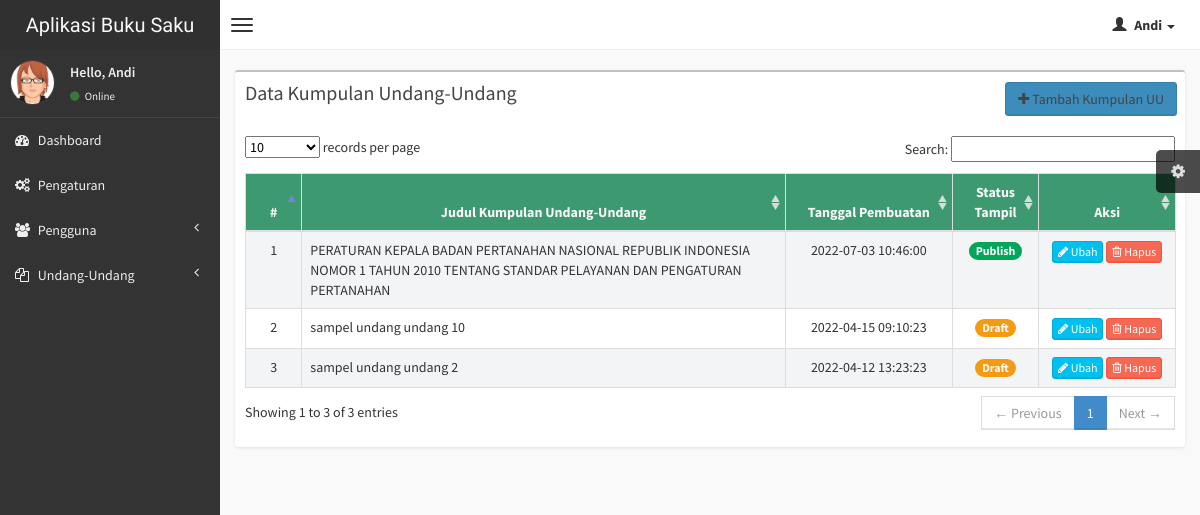
The page /pages/empty.php (signed in) on the database its author committed.
### tables this page shows
CREATE TABLE `tb_nama_uu` (
  `id` int(11) NOT NULL,
  `nama_uu` varchar(255) NOT NULL,
  `status` varchar(10) NOT NULL,
  `tanggal_pembuatan` timestamp NOT NULL DEFAULT current_timestamp() ON UPDATE current_timestamp()
);

### pages/empty.php (the view, shortened to what this page needs)
<!DOCTYPE html>
<html>
<head>
  <link href="../css/bootstrap.min.css" rel="stylesheet" type="text/css" />
  <link href="../css/font-awesome.min.css" rel="stylesheet" type="text/css" />
  <link href="../css/ionicons.min.css" rel="stylesheet" type="text/css" />
  <link href="../css/morris/morris.css" rel="stylesheet" type="text/css" />
  <link href="../css/jvectormap/jquery-jvectormap-1.2.2.css" rel="stylesheet" type="text/css" />
  <link href="../css/fullcalendar/fullcalendar.css" rel="stylesheet" type="text/css" />
  <link href="../css/daterangepicker/daterangepicker-bs3.css" rel="stylesheet" type="text/css" />
  <link href="../css/bootstrap-wysihtml5/bootstrap3-wysihtml5.min.css" rel="stylesheet" type="text/css" />
  <link href="../css/datatables/dataTables.bootstrap.css" rel="stylesheet" type="text/css" />
  <link href="../css/AdminLTE.css" rel="stylesheet" type="text/css" />
</head>
<body class="skin-black">
  <header class="header">
    <a href="#" class="logo">
      Aplikasi Buku Saku
    </a>
    <nav class="navbar navbar-static-top" role="navigation">
      <a href="#" class="navbar-btn sidebar-toggle" data-toggle="offcanvas" role="button">
        <span class="icon-bar"></span>
        <span class="icon-bar"></span>
        <span class="icon-bar"></span>
      </a>
      <div class="navbar-right">
        <ul class="nav navbar-nav">
          <li class="dropdown user user-menu">
            <a href="#" class="dropdown-toggle" data-toggle="dropdown">
              <i class="glyphicon glyphicon-user"></i>
              <span><?= $_SESSION['nama']; ?> <i class="caret"></i></span>
            </a>
          </li>
        </ul>
      </div>
    </nav>
  </header>
  <div class="wrapper row-offcanvas row-offcanvas-left">
    <aside class="left-side sidebar-offcanvas">
      <section class="sidebar">
        <div class="user-panel">
          <div class="pull-left image">
            <img src="../img/avatar3.png" class="img-circle" alt="User Image" />
          </div>
          <div class="pull-left info">
            <p>Hello, <?= $_SESSION['nama']; ?></p>
            <a href="#"><i class="fa fa-circle text-success"></i> Online</a>
          </div>
        </div>
        <ul class="sidebar-menu">
          <li>
            <a href="../pages/dashboard.php">
              <i class="fa fa-dashboard"></i> <span>Dashboard</span>
            </a>
          </li>
          <li>
            <a href="../pages/pengaturan.php">
              <i class="fa fa-cogs"></i><span> Pengaturan</span>
            </a>
          </li>
          <li class="treeview">
            <a href="#">
              <i class="fa fa-users"></i>
              <span>Pengguna</span>
              <i class="fa fa-angle-left pull-right"></i>
            </a>
          </li>
          <li class="treeview">
            <a href="#">
              <i class="fa fa-copy"></i>
              <span>Undang-Undang</span>
              <i class="fa fa-angle-left pull-right"></i>
            </a>
          </li>
        </ul>
      </section>
    </aside>
    <aside class="right-side">
      <section class="content">
        <div class="row">
          <div class="col-xs-12">
            <div class="box">
              <div class="box-header justify-content-between ml-auto">
                <h3 class="box-title">Data Kumpulan Undang-Undang</h3>
                <a href="../pages/empty2.php" class="btn btn-primary pull-right text-white" style="margin-top: 10px; margin-right: 8px;"><i class="fa fa-plus text-white"></i> Tambah Kumpulan UU</a>
              </div>
              <div class="box-body table-responsive">
                <table id="example1" class="table table-bordered table-striped">
                  <thead class="bg-olive">
                    <tr>
                      <th class="text-center" width="40px">#</th>
                      <th class="text-center">Judul Kumpulan Undang-Undang</th>
                      <th class="text-center" width="150px">Tanggal Pembuatan</th>
                      <th class="text-center" width="70px">Status Tampil</th>
                      <th class="text-center" width="120px">Aksi</th>
                    </tr>
                  </thead>
                  <tbody>
                    <?php
                    include '../connect/koneksi.php';
                    $no = 1;
                    $data = mysqli_query($con, "SELECT * from tb_nama_uu order by id DESC");
                    if (mysqli_num_rows($data) > 0) {
                      while ($dt = mysqli_fetch_array($data)) {
                    ?>
                        <tr>
                          <td class="text-center"><?= $no++; ?></td>
                          <td><?= $dt['nama_uu']; ?></td>
                          <td class="text-center"><?= $dt['tanggal_pembuatan']; ?></td>
                          <?php
                          $status = $dt['status'];
                          if ($status === "Publish") {
                            $bg = "bg-green";
                          } else {
                            $bg = "bg-yellow";
                          }
                          ?>
                          <td class="stat text-center"><span class="badge justify-content-center <?= $bg ?>"><?= $status ?></span></td>
                          <td class="text-center">
                            <button data-toggle="modal" id="tombolUbah" data-target="#editModal" class="btn btn-info btn-xs" data-id="<?= $dt['id'] ?>" data-nama="<?= $dt['nama_uu'] ?>" data-status="<?= $dt['status'] ?>"><i class="fa fa-pencil"></i> Ubah</button>
                            <a onclick="return confirm('Anda yakin ingin menghapus data ini ?')" href="../proses/hapus_modal_nama_uu.php?id=<?= $dt['id']; ?>" class="btn btn-danger btn-xs"><i class="fa fa-trash-o"></i> Hapus</a>
                          </td>
                        </tr>
                    <?php
                      }
                    } else {
                      echo '
												<tr class="text-center">
												<td colspan="5">Tidak ada data.</td>
												</tr>
												';
                    }
                    ?>
                  </tbody>
                </table>
              </div>
            </div>
          </div>
        </div>
  </div>
</body>
</html>

### rows shown on the page
tb_nama_uu: nama_uu "PERATURAN KEPALA BADAN PERTANAHAN NASIONAL REPUBLIK INDONESIA NOMOR 1 TAHUN 2010 TENTANG STANDAR PELAYANAN DAN PENGATURAN PERTANAHAN", tanggal_pembuatan "2022-07-03 10:46:00", status "Publish"
tb_nama_uu: nama_uu "sampel undang undang 10", tanggal_pembuatan "2022-04-15 09:10:23", status "Draft"
tb_nama_uu: nama_uu "sampel undang undang 2", tanggal_pembuatan "2022-04-12 13:23:23", status "Draft"

### other values the page prints
$_SESSION['nama'] "Andi"
